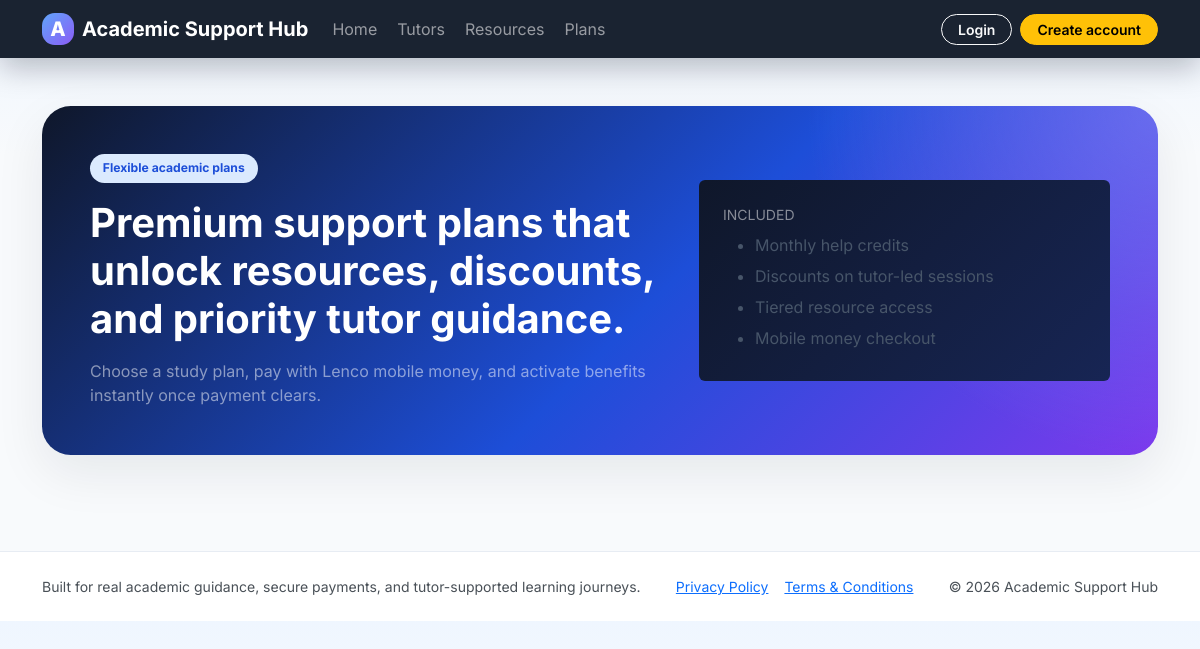
The app's page /pricing.php, older data.
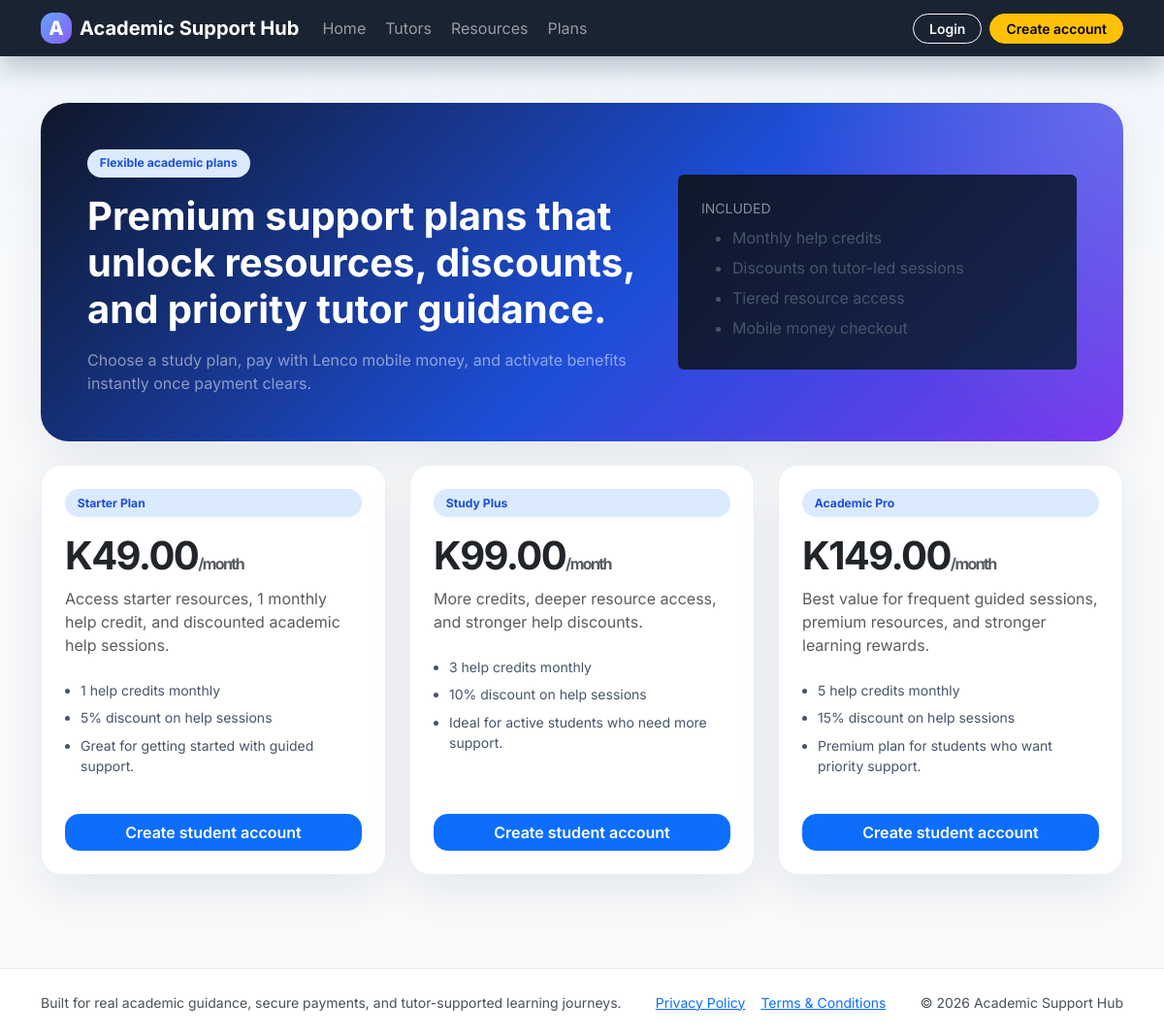
The same page, newer data.
### tables this page shows
CREATE TABLE settings (
    id INT UNSIGNED AUTO_INCREMENT PRIMARY KEY,
    setting_key VARCHAR(100) NOT NULL UNIQUE,
    setting_value TEXT NOT NULL
);

CREATE TABLE subscription_plans (
    id INT UNSIGNED AUTO_INCREMENT PRIMARY KEY,
    name VARCHAR(100) NOT NULL,
    monthly_price DECIMAL(10,2) NOT NULL,
    help_discount_percent DECIMAL(5,2) NOT NULL DEFAULT 0,
    monthly_help_credits INT UNSIGNED NOT NULL DEFAULT 0,
    feature_summary VARCHAR(255) NOT NULL,
    description TEXT NOT NULL
);

### includes/functions.php (called while the page is built, shortened)
<?php
function app_url(string $path = ''): string
{
    $path = ltrim($path, '/');
    return BASE_URL . ($path !== '' ? '/' . $path : '');
}
function e(mixed $value): string
{
    return htmlspecialchars((string) $value, ENT_QUOTES, 'UTF-8');
}
function is_logged_in(): bool { return !empty($_SESSION['user']); }
function get_setting(string $key, string $default = ''): string
{
    global $pdo;
    $stmt = $pdo->prepare('SELECT setting_value FROM settings WHERE setting_key = :setting_key LIMIT 1');
    $stmt->execute(['setting_key' => $key]);
    $row = $stmt->fetch();
    return (string) ($row['setting_value'] ?? $default);
}
function money(float|string|int $amount): string { return 'K' . number_format((float) $amount, 2); }

### pricing.php (the view, shortened to what the changed rows need)
<?php
require_once __DIR__ . '/includes/bootstrap.php';
$plans = $pdo->query('SELECT * FROM subscription_plans ORDER BY monthly_price ASC')->fetchAll();
include __DIR__ . '/includes/header.php';
?>
<section class="hero mb-4">
    <div class="row align-items-center g-4">
        <div class="col-lg-7">
            <h1 class="display-6 fw-bold mb-3">Premium support plans that unlock resources, discounts, and priority tutor guidance.</h1>
        </div>
    </div>
</section>
<div class="row g-4">
    <?php foreach ($plans as $plan): ?>
        <div class="col-lg-4">
            <div class="card pricing-card card-soft h-100 p-4">
                <span class="tag-pill mb-3"><?= e($plan['name']) ?></span>
                <div class="display-6 fw-bold mb-2"><?= money($plan['monthly_price']) ?><span class="fs-6 text-muted">/month</span></div>
                <p class="text-muted"><?= e($plan['description']) ?></p>
                <ul class="soft-list small ps-3 mt-2">
                    <li><?= (int) $plan['monthly_help_credits'] ?> help credits monthly</li>
                    <li><?= (int) $plan['help_discount_percent'] ?>% discount on help sessions</li>
                    <li><?= e($plan['feature_summary']) ?></li>
                </ul>
                <div class="mt-auto pt-3">
                    <?php if (is_logged_in() && user_role() === 'student'): ?>
                        <a class="btn btn-primary w-100" href="<?= app_url('student/subscribe.php?plan=' . (int) $plan['id']) ?>">Continue to payment</a>
                    <?php else: ?>
                        <a class="btn btn-primary w-100" href="<?= app_url('register.php') ?>">Create student account</a>
                    <?php endif; ?>
                </div>
            </div>
        </div>
    <?php endforeach; ?>
</div>
<?php include __DIR__ . '/includes/footer.php'; ?>

### includes/header.php (shortened to what the changed rows need)
<?php
$platformName = get_setting('platform_name', APP_NAME);
?>
<!doctype html>
<html lang="en">
<head>
    <link href="https://cdn.jsdelivr.net/npm/bootstrap@5.3.7/dist/css/bootstrap.min.css" rel="stylesheet">
    <link href="<?= app_url('assets/css/style.css') ?>" rel="stylesheet">
</head>
<body>
<nav class="navbar navbar-expand-lg navbar-dark glass-nav sticky-top">
    <div class="container">
        <a class="navbar-brand fw-bold d-flex align-items-center gap-2" href="<?= app_url() ?>">
            <span class="brand-mark">A</span>
            <span><?= e($platformName) ?></span>
        </a>
    </div>
</nav>
<main class="py-4 py-lg-5">
    <div class="container">

### includes/footer.php (shortened to what the changed rows need)
    </div>
</main>
<footer class="footer-shell mt-5">
    <div class="container d-flex flex-column flex-md-row justify-content-between gap-3 small text-light-emphasis">
        <div>Built for real academic guidance, secure payments, and tutor-supported learning journeys.</div>
        <div class="d-flex flex-wrap gap-3"><a href="<?= app_url('privacy_policy.php') ?>">Privacy Policy</a><a href="<?= app_url('terms.php') ?>">Terms &amp; Conditions</a></div>
        <div>&copy; <?= date('Y') ?> <?= e(get_setting('platform_name', APP_NAME)) ?></div>
    </div>
</footer>
</body>
</html>

Row changes from the older to the newer data that the page shows:
now on this page (row edited): settings: setting_value "Academic Support Hub"
added subscription_plans: name "Starter Plan", monthly_price "K49.00", description "Access starter resources, 1 monthly help credit, and discounted academic help sessions.", monthly_help_credits "1", help_discount_percent "5", feature_summary "Great for getting started with guided support."
added subscription_plans: name "Study Plus", monthly_price "K99.00", description "More credits, deeper resource access, and stronger help discounts.", monthly_help_credits "3", help_discount_percent "10", feature_summary "Ideal for active students who need more support."
added subscription_plans: name "Academic Pro", monthly_price "K149.00", description "Best value for frequent guided sessions, premium resources, and stronger learning rewards.", monthly_help_credits "5", help_discount_percent "15", feature_summary "Premium plan for students who want priority support."
Text that changed along with them:
$platformName: "Academic Support Hub" → (not shown)
get_setting('platform_name', APP_NAME): "Academic Support Hub" → (not shown)
